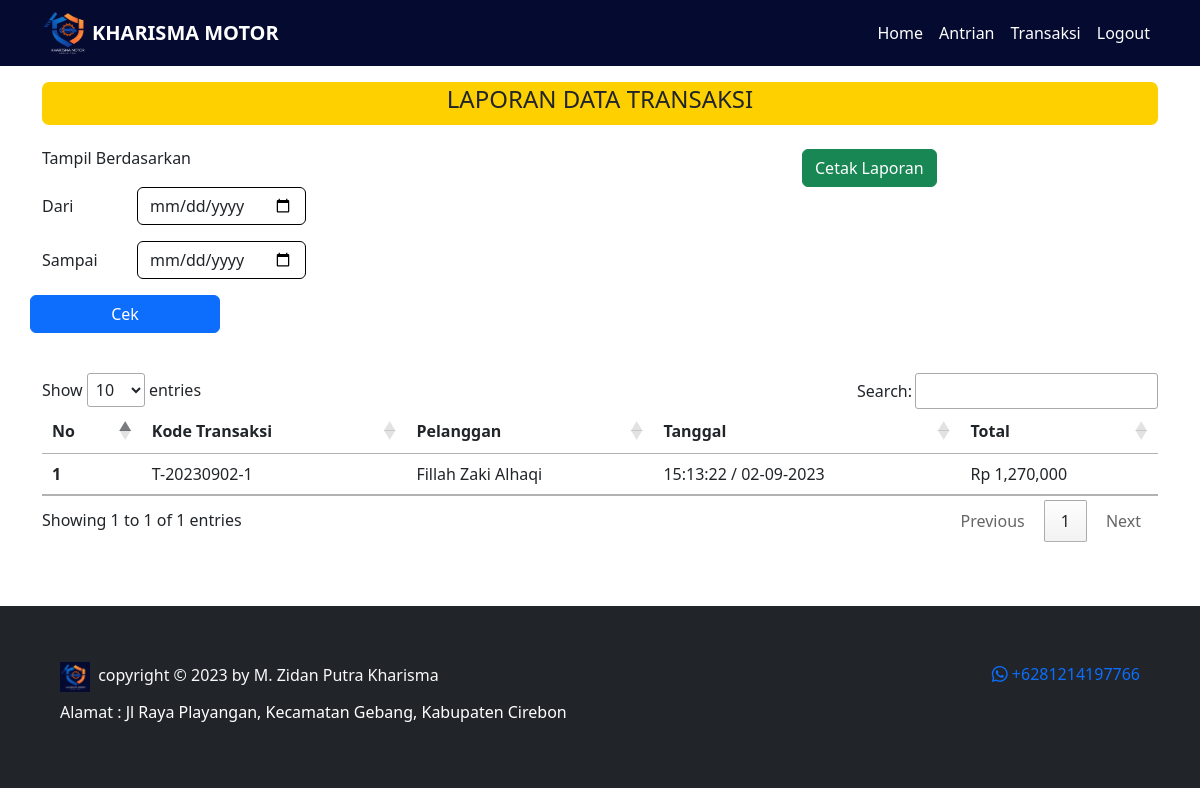
The page /kelola/laporan.php (signed in) on the database its author committed.
### tables this page shows
CREATE TABLE `antrian` (
  `id_antrian` int(11) NOT NULL,
  `id_kendaraan` int(11) NOT NULL,
  `no_antrian` varchar(20) NOT NULL,
  `nama_pelanggan` varchar(100) NOT NULL,
  `no_hp` varchar(20) NOT NULL,
  `tanggal` timestamp NOT NULL DEFAULT current_timestamp(),
  `nopol` varchar(50) NOT NULL,
  `alamat` text NOT NULL,
  `status` varchar(50) NOT NULL
);

CREATE TABLE `transaksi` (
  `idtransaksi` int(11) NOT NULL,
  `idantrian` int(11) NOT NULL,
  `idservis` int(11) DEFAULT NULL,
  `idsparepart` int(11) DEFAULT NULL,
  `kode_transaksi` varchar(50) NOT NULL,
  `tanggal_pelunasan` timestamp NOT NULL DEFAULT current_timestamp() ON UPDATE current_timestamp(),
  `status_transaksi` varchar(20) NOT NULL
);

### controller/function.php (called while the page is built, shortened)
<?php
$conn = mysqli_connect("localhost", "root", "", "kharisma_motor");
function query($query)
{
    global $conn;
    $result = mysqli_query($conn, $query);
    $rows = [];
    while ($row = mysqli_fetch_assoc($result)) {
        $rows[] = $row;
    }
    return $rows;
}
function jumlah_data($data)
{
    global $conn;
    $query = mysqli_query($conn, $data);
    $jumlah_data = mysqli_num_rows($query);
    return $jumlah_data;
}
function dekripsi($teks)
{
    $text = $teks;
    $kunci = 'kharisma_motor';
    $key = hash('sha256', $kunci);
    $pkey = "123";
    $method = "aes-192-cfb1";
    $iv = substr(hash('sha256', $pkey), 0, 16);
    $dekripsi = base64_decode($text);
    $dekripsi = openssl_decrypt($dekripsi, $method, $key, 0, $iv);
    return $dekripsi;
}
?>

### controller/controller_transaksi.php (called while the page is built, shortened)
<?php
    require_once('function.php');
    function total($id, $data) {
        $total = 0;
        foreach($data as $da) {
            if($da['idservis'] != NULL) {
                $idservis = $da['idservis'];
                $datser = query("SELECT * FROM servis WHERE idservis = $idservis")[0];
                $total += $datser['harga_jasa'];
            } elseif($da['idsparepart'] != NULL) {
                $idsparepart = $da['idsparepart'];
                $dahar = query("SELECT * FROM harga_sparepart WHERE idkendaraan = $id AND idsparepart = $idsparepart")[0];
                $total += $dahar['harga'];
            }
        }
        return $total;
    }
?>

### kelola/laporan.php (the view, shortened to what this page needs)
<?php
    require_once "../controller/controller_transaksi.php";
    $id = dekripsi($_COOKIE['KMmz19']);
    $user = query("SELECT * FROM pengguna WHERE idpengguna = $id")[0];
    $antrian = query("SELECT * FROM antrian");
?>
<!DOCTYPE html>
<html lang="en">
<head>
    <link href="https://cdn.jsdelivr.net/npm/bootstrap@5.3.0/dist/css/bootstrap.min.css" rel="stylesheet"
>
    <link rel="stylesheet" href="https://cdn.jsdelivr.net/npm/bootstrap-icons@1.10.5/font/bootstrap-icons.css">
    <link rel="stylesheet" href="../style.css">
    <link rel="stylesheet" href="https://cdn.datatables.net/1.13.4/css/jquery.dataTables.min.css">
</head>
<body>
    <?php
    if ($user['level'] === "Admin") {
        require_once('../navbar/navbar_admin.php');
    } elseif ($user['level'] === "Kasir") {
        require_once('../navbar/navbar_kasir.php');
    } else {
        echo "Error: Peran pengguna tidak valid.";
    }
    ?>
    <div class="container">
        <div class="content py-3">
            <div class="title text-center text-uppercase">
                <h4>LAPORAN DATA TRANSAKSI</h4>
            </div>
            <div class="konten py-4">
                <div class="row">
                    <div class="col-8">
                        <h6>Tampil Berdasarkan</h6>
                    </div>
                    <div class="col-4">
                        <button class="btn btn-success">
                            <a class="text-decoration-none text-white" href="#">Cetak Laporan</a>
                        </button>
                    </div>
                    <form action="" method="post">
                        <div class="tahun">
                            <div class="mb-3 row">
                                <label for="dari" class="col-sm-1 col-form-label">Dari</label>
                                <div class="col-sm-auto">
                                    <input type="date" class="form-control" id="dari" name="dari">
                                </div>
                            </div>
                        </div>
                        <div class="bulan">
                            <div class="mb-3 row">
                                <label for="sampai" class="col-sm-1 col-form-label">Sampai</label>
                                <div class="col-sm-auto">
                                    <input type="date" class="form-control" id="sampai" name="sampai">
                                </div>
                            </div>
                        </div>
                        <div class="mb-3 row">
                            <button type="submit" name="cek_tanggal" class="btn btn-primary col-sm-2">Cek</button>
                        </div>
                    </form>
                </div>
            </div>
            <table class="table table-hover" id="example">
                <thead>
                    <tr>
                        <th scope="col">No</th>
                        <th scope="col">Kode Transaksi</th>
                        <th scope="col">Pelanggan</th>
                        <th scope="col">Tanggal</th>
                        <th scope="col">Total</th>
                    </tr>
                </thead>
                <tbody>
                    <?php
                        $i = 1;
                        foreach($antrian as $ant) :
                            $idantrian = $ant['id_antrian'];
                            $jumlah = jumlah_data("SELECT * FROM transaksi WHERE idantrian = $idantrian");
                            if($jumlah > 0 ) :
                                $transaksi = query("SELECT * FROM transaksi WHERE idantrian = $idantrian");
                                $idkendaraan = $ant['id_kendaraan'];
                                    if($transaksi[0]['status_transaksi'] == "Lunas") :
                                        $total = total($idkendaraan, $transaksi);
                                        $tanggal =  date("H:i:s / d-m-Y", strtotime($transaksi[0]['tanggal_pelunasan']));
                    ?>
                        <tr>
                            <th scope="row"><?= $i; ?></th>
                            <td><?= $transaksi[0]['kode_transaksi']; ?></td>
                            <td><?= $ant['nama_pelanggan']; ?></td>
                            <td><?= $tanggal; ?></td>
                            <td>Rp <?= number_format($total); ?></td>
                        </tr>
                    <?php
                                    $i++;
                                endif;
                            endif;
                        endforeach;
                    ?>
                </tbody>
            </table>
        </div>
    </div>
    <?php
    require_once('../footer.php');
    ?>
</body>
</html>

### style.css (style rules this page uses)
body { background: white; }
.container .title { border: solid rgb(255, 208, 0); border-radius: 7px; background: rgb(255, 208, 0); }
.container label { font-weight: 500; }
.container input, .container textarea { border: 0.3px solid black; }

### rows shown on the page
antrian: transaksi.kode_transaksi "T-20230902-1", nama_pelanggan "Fillah Zaki Alhaqi", transaksi.tanggal_pelunasan "15:13:22 / 02-09-2023", total "1,270,000"
